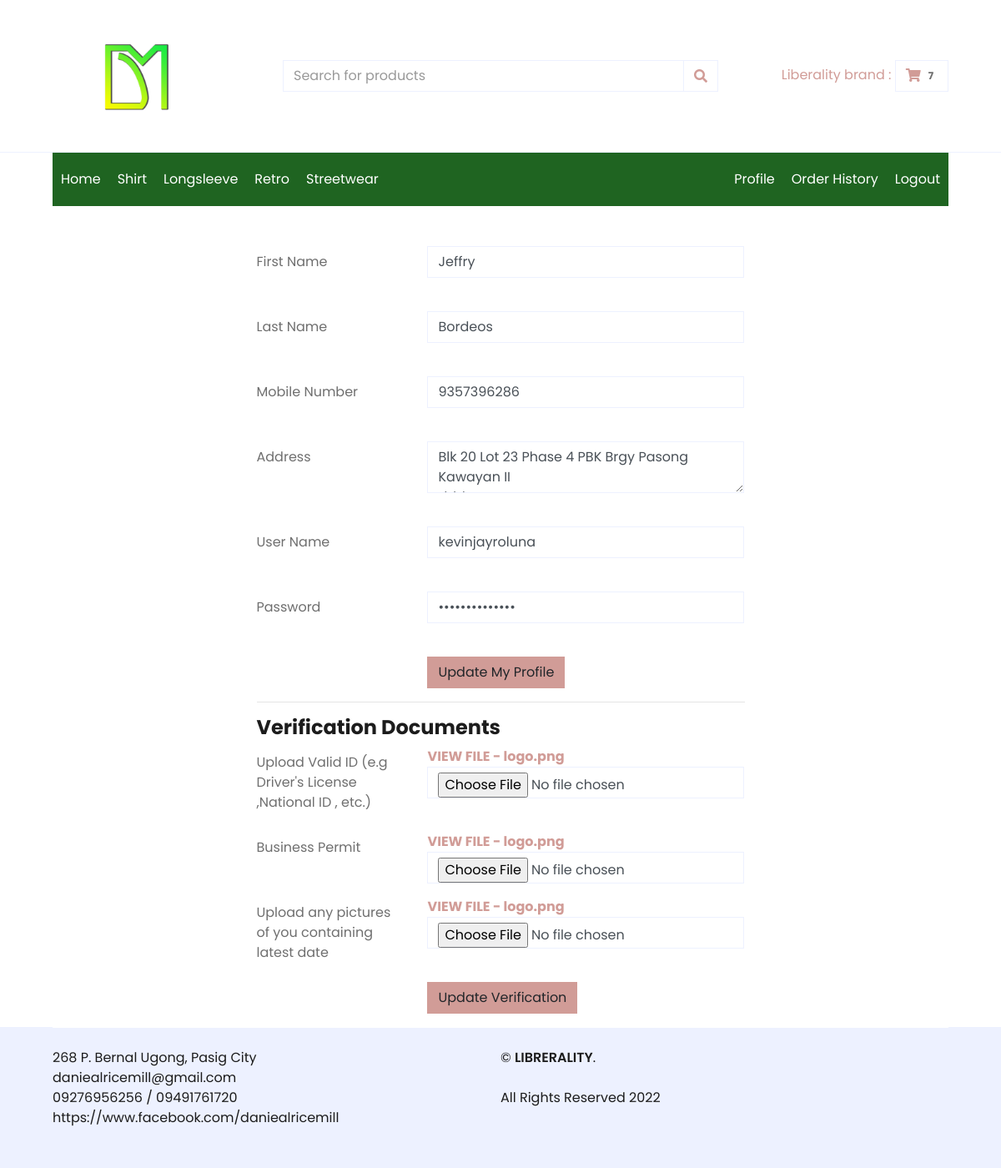
Page /customer/profile.php (signed in) on the earlier database version.
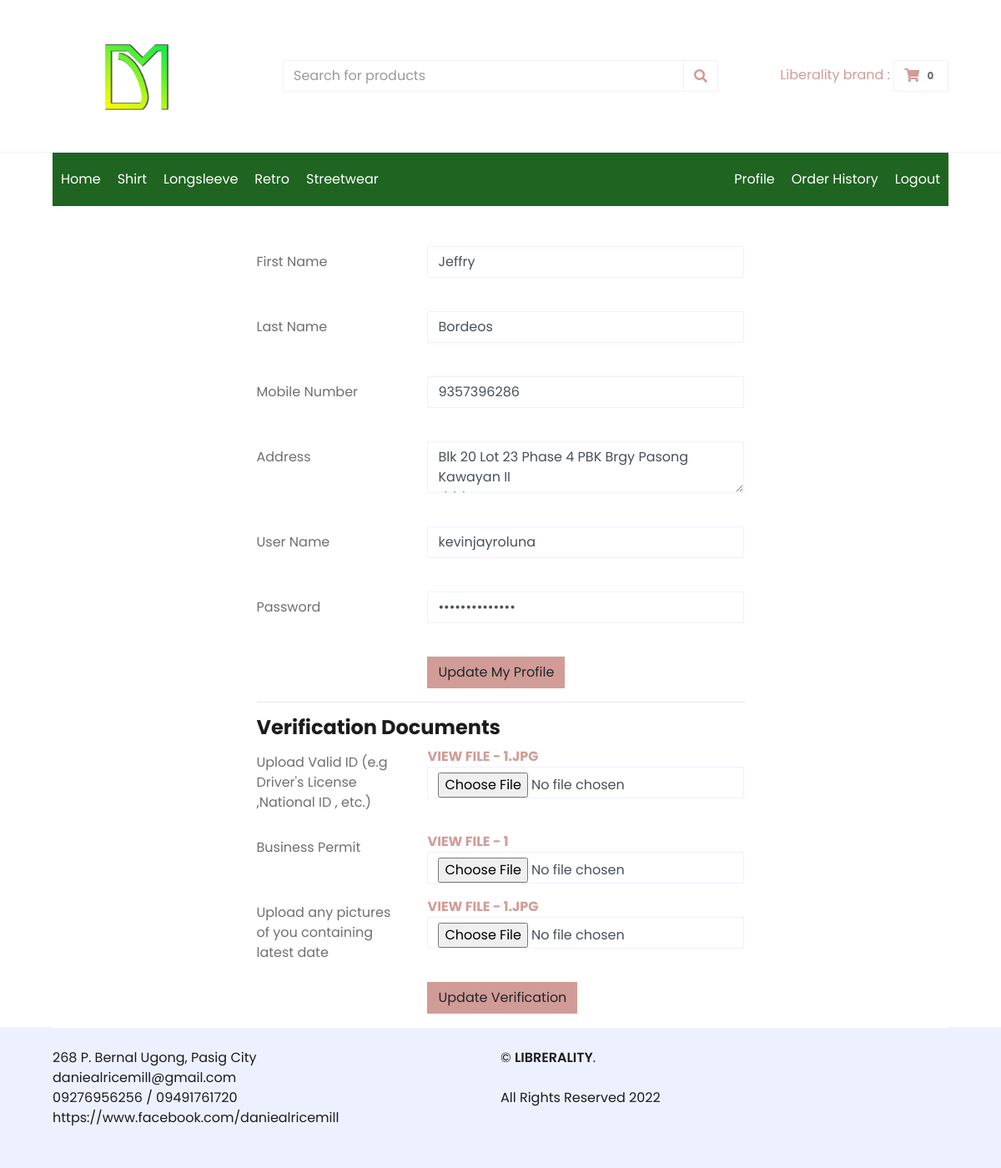
Same page on the later database version.
### tables this page shows
CREATE TABLE `pos_customer` (
  `customer_id` int(12) NOT NULL,
  `firstname` varchar(32) NOT NULL,
  `lastname` varchar(32) NOT NULL,
  `address` text NOT NULL,
  `contact` varchar(36) NOT NULL,
  `email` varchar(100) NOT NULL,
  `username` varchar(50) NOT NULL,
  `password` varchar(50) NOT NULL,
  `valid_id` text NOT NULL,
  `business_permit` text NOT NULL,
  `proof` text NOT NULL,
  `is_active` int(1) NOT NULL,
  `is_verify` int(11) NOT NULL,
  `date_added` timestamp NOT NULL DEFAULT current_timestamp()
);

### customer/controller/order.php (called while the page is built, shortened)
<?php
$customerid = $_SESSION['id'];
$ordercnt   = $mysqli->query("select count(*)count_val from pos_order where status = 0 and customer_id='$customerid'");
$cntrow     = $ordercnt->fetch_assoc();

### customer/controller/account.php (called while the page is built, shortened)
<?php
$customerid = $_SESSION['id'];
$account     = $mysqli->query("SELECT * from pos_customer where customer_id ='$customerid' ");

### customer/profile.php (the view, shortened to what the changed rows need)
<?php include("header.php");?>
			<div class="row justify-content-center">
			<div class="col-lg-6">
	                    <form method="post">
                            <?php while($val = $account->fetch_object()){	?>
                             <div class="form-group row">
                               <label for="name" class="col-4 col-form-label">First Name</label>
                               <div class="col-8">
                                 <input id="name" name="fname" value="<?php echo $val->firstname;?>" class="form-control here" type="text">
                               </div>
                             </div>
						  <br>
                             <div class="form-group row">
                               <label for="lastname" class="col-4 col-form-label">Last Name</label>
                               <div class="col-8">
                                 <input id="lastname" name="lastname" value="<?php echo $val->lastname;?>" class="form-control here" type="text">
                               </div>
                             </div>
						  <br>
						  <div class="form-group row">
                               <label for="lastname" class="col-4 col-form-label">Mobile Number</label>
                               <div class="col-8">
                                 <input id="lastname" name="contact" value="<?php echo $val->contact;?>" class="form-control here" type="text">
                               </div>
                             </div>
						  <br>
						  <div class="form-group row">
                               <label for="lastname" class="col-4 col-form-label">Address</label>
                               <div class="col-8">
                                 <textarea name="address" value="" class="form-control here" type="text"><?php echo $val->address;?></textarea>
                               </div>
                             </div>
						  <br>
                            <div class="form-group row">
                               <label for="username" class="col-4 col-form-label">User Name </label>
                               <div class="col-8">
                                 <input id="username" name="username" value="<?php echo $val->username;?>" class="form-control here" required="required" type="text">
                               </div>
                             </div>
                            <br>
                             <div class="form-group row">
                               <label for="newpass" class="col-4 col-form-label"> Password</label>
                               <div class="col-8">
                                 <input id="newpass" name="password" value="<?php echo $val->password;?>" class="form-control here" type="password">
                               </div>
                             </div>
						    <br>
                             <div class="form-group row">
                               <div class="offset-4 col-8">
                                 <button name="update-profile" type="submit" class="btn btn-primary">Update My Profile</button>
                               </div>
                             </div>
                           </form>
						<hr>
						<form method ="post"  enctype="multipart/form-data">
							<h4><b> Verification Documents </b></h4>
							<div class="form-group row">
                               <label for="newpass" class="col-4 col-form-label"> Upload Valid ID (e.g Driver's License ,National ID , etc.)
							</label>
                               <div class="col-8">
							  <?php if($val->valid_id !="") { ?>  <a href="../admin/assets/documents/<?php echo $val->valid_id;?>" target="_blank"> <b> VIEW FILE - <?php echo $val->valid_id;?> </b></a> <?php } ?>
                                 <input id="file" name="valid_id"  class="form-control here" type="file">
                               </div>
                               </div>
							<div class="form-group row">
                               <label for="newpass" class="col-4 col-form-label">Business Permit</label>
                               <div class="col-8">
							  <?php if($val->business_permit !="") { ?>  <a href="../admin/assets/documents/<?php echo $val->business_permit;?>" target="_blank"> <b> VIEW FILE - <?php echo $val->business_permit;?> </b></a> <?php } ?>
                                 <input id="file" name="business_permit"  class="form-control here" type="file">
                               </div>
                               </div>
							<div class="form-group row">
                               <label for="newpass" class="col-4 col-form-label">Upload any pictures of you containing latest date</label>
                               <div class="col-8">
							  <?php if($val->proof !="") { ?>  <a href="../admin/assets/documents/<?php echo $val->proof;?>" target="_blank"> <b> VIEW FILE - <?php echo $val->proof;?> </b></a> <?php } ?>
                                 <input id="file" name="proof"  class="form-control here" type="file">
                               </div>
                               </div>
							  <div class="form-group row">
                               <div class="offset-4 col-8">
                                 <button name="update-verification" type="submit" class="btn btn-primary">Update Verification</button>
                               </div>
                             </div>
					</form>
					 <?php } ?>
           </div>
       </div>
<?php include("footer.php");?>

### customer/header.php (shortened to what the changed rows need)
<!DOCTYPE html>
<html lang="en">
<head>
	<?php
	include('../controller/database.php');
	?>
	<?php include('controller/order.php');?>
	<?php include('controller/account.php');?>
    <link href="https://cdnjs.cloudflare.com/ajax/libs/font-awesome/5.10.0/css/all.min.css" rel="stylesheet">
    <link href="../assets/lib/owlcarousel/assets/owl.carousel.min.css" rel="stylesheet">
    <link href="../assets/css/style.css" rel="stylesheet">
	</head>
	<body>
    <div class="container-fluid">
        <div class="row align-items-center py-3 px-xl-5">
            <div class="col-lg-3 col-6 text-right">
                <a href="cart.php" class="btn border">
                    <i class="fas fa-shopping-cart text-primary"></i>
                    <span class="badge"><?php echo $cntrow['count_val'];?></span>
                </a>
            </div>
        </div>
    </div>

Differences in the rows shown:
changed pos_customer "Jeffry": valid "logo.png" → "1.JPG"; business_permit "logo.png" → "1"; proof "logo.png" → "1.JPG"
Other differences:
$cntrow['count_val']: "7" → "0"
